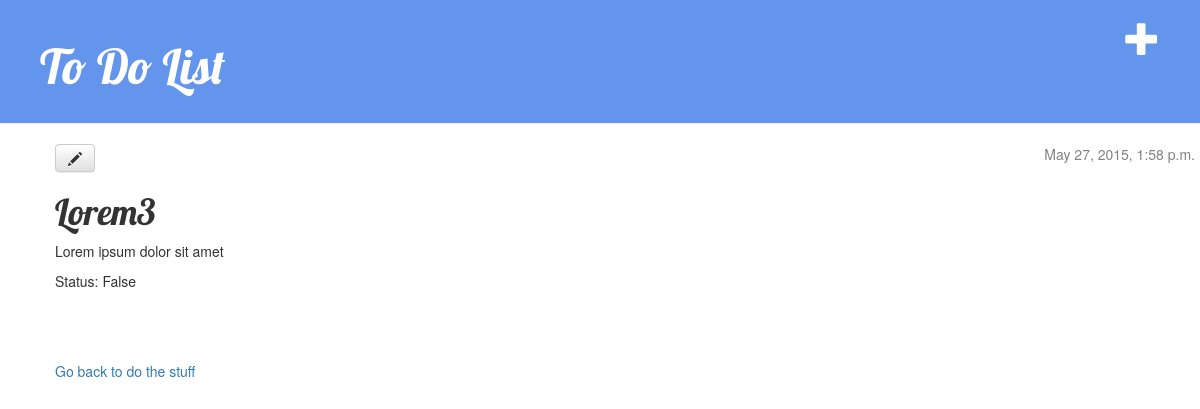
The app's page /post/1/ with its own data.
### blog/models.py (models this page shows, shortened)
class Post (models.Model):
    author = models.ForeignKey('auth.User')
    title = models.CharField(max_length=100)
    text = models.TextField(max_length=500)
    created_date = models.DateTimeField(default=timezone.now)
    published_date = models.DateTimeField(blank=True, null=True)
    status = models.BooleanField(default=False)

### blog/views.py (the view)
# urls.py: url(r'^post/(?P<pk>[0-9]+)/$',  views.post_detail),
def post_detail(request,    pk):
    post = get_object_or_404(Post, pk=pk)
    return render(request, 'blog/post_detail.html',    {'post':    post})

### blog/templates/blog/post_detail.html
{%  extends 'blog/base.html'  %}
{%  block content %}
  <div  class="post">
    {%  if  post.published_date %}
      <div  class="date">
        {{  post.published_date }}
      </div>
    {%  endif %}
    <a  class="btn  btn-default"  href="{%  url 'post_edit' pk=post.pk  %}"><span class="glyphicon  glyphicon-pencil"></span></a>
    <h1>{{  post.title  }}</h1>
    <p>{{ post.text|linebreaks  }}</p>
    <p>Status: {{ post.status  }}</p>
  </div>
  <a href="/">Go back to do the stuff</a>
{%  endblock  %}

### blog/static/css/blog.css (style rules this page uses)
h1, h2, h3, h4 { font-family: 'Lobster', cursive; }
.date { float: right; color: #828282; }
.post { margin-bottom: 70px; }

### records on screen
Post: published_date "May 27, 2015, 1:58 p.m.", title "Lorem3", text "Lorem ipsum dolor sit amet", status "False"
